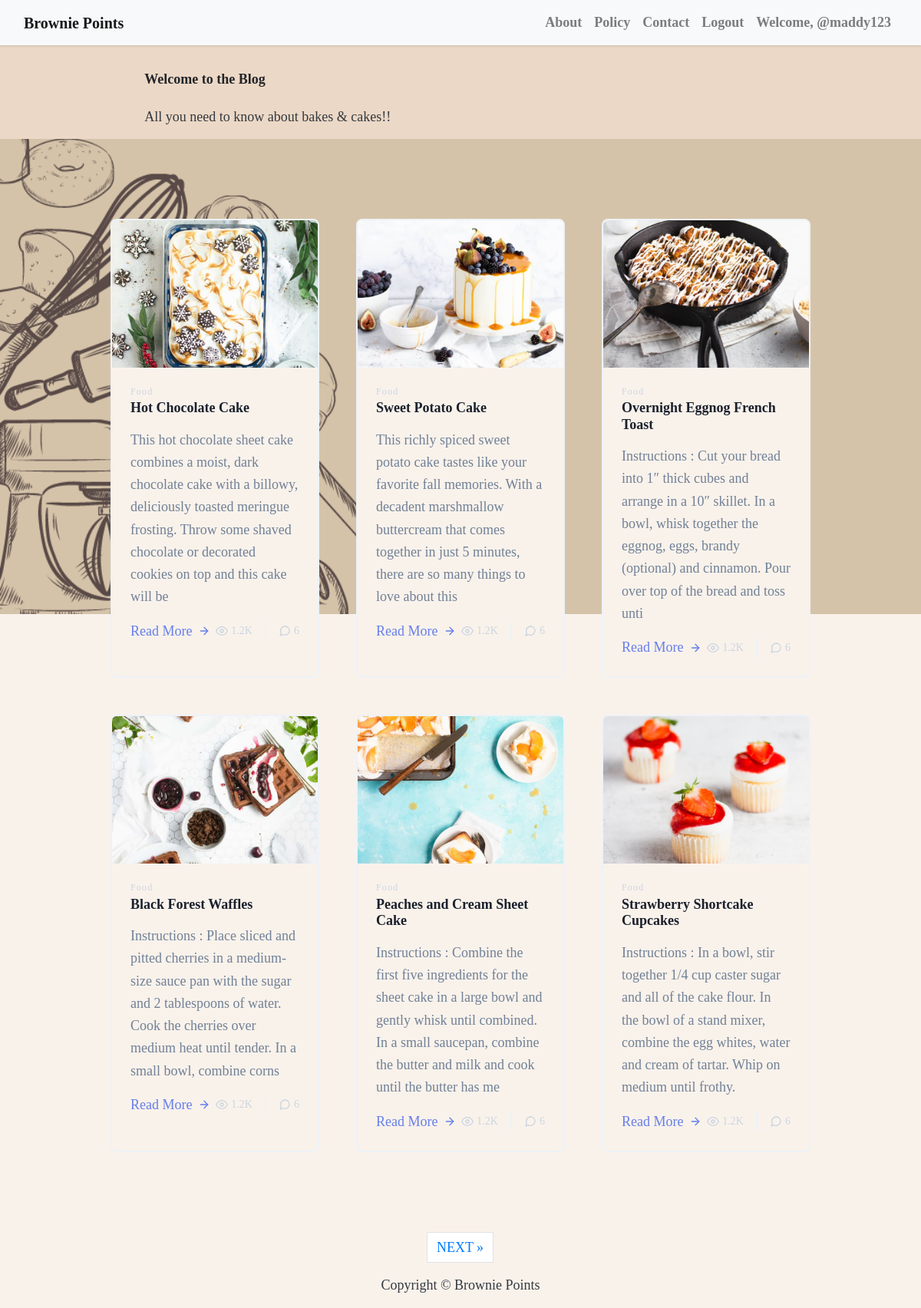
Screenshot of / (signed in) with the database file from the repository.
### blog/models.py (models this page shows, shortened)
class Post(models.Model):
    id = models.IntegerField(primary_key=True)
    title = models.CharField(max_length=200, unique=True)
    slug = models.SlugField(max_length=200, unique=True)
    author = models.ForeignKey(User, on_delete= models.CASCADE,related_name='blog_posts')
    updated_on = models.DateTimeField(auto_now= True)
    content = models.TextField()
    created_on = models.DateTimeField(auto_now_add=True)
    status = models.IntegerField(choices=STATUS, default=0)
    image = models.ImageField(upload_to='images', default='mysite\blog\static\img\bg2.png')
    class Meta:
        ordering = ['-created_on']
    class Meta:
        db_table = "myapp_image"

### blog/views.py (the view)
# urls.py: path('', views.PostList.as_view(), name='home'),
class PostList(generic.ListView):
    queryset = Post.objects.filter(status=1).order_by('-created_on')
    template_name = 'index.html'
    paginate_by = 6

### blog/templates/index.html (shortened to what this page needs)
{% extends "base.html" %}
{% load static %}
{% block content %}
<body>
<header class="masthead" id="welcom_tag">
    <div class="container">
        <div class="row">
            <div class=" col-md-8 col-md-10 mx-auto">
                <div class="site-heading">
                    <h3 class=" site-heading my-4 mt-3 font-weight-bold"> Welcome to the Blog </h3>
                    {% if user.username == "admin" %}
                          <p class="text-dark ">Click here to add your recipes !
                             <a class="btn btn-outline-info" href="{% url 'admin_login' %}" role="button">Add Post</a>
                          </p>
                    {% else %}
                          <p class="text-dark ">All you need to know about bakes & cakes!!</p>
                  {% endif %}
                </div>
            </div>
        </div>
    </div>
</header>
<section class="text-gray-600 body-font">
  <div class="container px-5 py-24 mx-auto">
    <div class="flex flex-wrap -m-4" >
      {% for post in post_list %}
      <div class="p-4 md:w-1/3" >
        <div class="h-full border-2 border-gray-200 border-opacity-60 rounded-lg overflow-hidden" id="blog_card">
          <img class="lg:h-48 md:h-36 w-full object-cover object-center" src="{{post.image.url}}" alt="blog">
          <div class="p-6">
            <h2 class="tracking-widest text-xs title-font font-medium text-gray-400 mb-1">Food</h2>
            <h1 class="title-font text-lg font-medium text-gray-900 mb-3 font-weight-bold">{{ post.title }}</h1>
            <p class="leading-relaxed mb-3">{{post.content|slice:":200" }}</p>
            <div class="flex items-center flex-wrap ">
              <a class="text-indigo-500 inline-flex items-center md:mb-2 lg:mb-0" href="{% url 'post_detail' post.id  %}">Read More
                <svg class="w-4 h-4 ml-2" viewBox="0 0 24 24" stroke="currentColor" stroke-width="2" fill="none" stroke-linecap="round" stroke-linejoin="round">
                  <path d="M5 12h14"></path>
                  <path d="M12 5l7 7-7 7"></path>
                </svg>
</a>
              <span class="text-gray-400 mr-3 inline-flex items-center lg:ml-auto md:ml-0 ml-auto leading-none text-sm pr-3 py-1 border-r-2 border-gray-200">
                <svg class="w-4 h-4 mr-1" stroke="currentColor" stroke-width="2" fill="none" stroke-linecap="round" stroke-linejoin="round" viewBox="0 0 24 24">
                  <path d="M1 12s4-8 11-8 11 8 11 8-4 8-11 8-11-8-11-8z"></path>
                  <circle cx="12" cy="12" r="3"></circle>
                </svg>1.2K
              </span>
              <span class="text-gray-400 inline-flex items-center leading-none text-sm">
                6
              </span>
            </div>
           </div>
          </div>
          </div>
         {% endfor %}
        </div>
      </div>
</section>
{% if is_paginated %}
  <ul class="pagination justify-content-center">
    {% if page_obj.has_next %}
    <li><a href="?page={{ page_obj.next_page_number }}" class="page-link"> NEXT &raquo;</a></li>
    {% endif %}
  </ul>
{% endif %}
</body>
{% endblock content %}

### blog/templates/base.html (shortened to what this page needs)
{% load static %}
<!DOCTYPE html>
<html>
    <head>
        <link rel="stylesheet" href="https://maxcdn.bootstrapcdn.com/bootstrap/4.0.0/css/bootstrap.min.css"
 />
        <link href="https://unpkg.com/tailwindcss@%5E1.0/dist/tailwind.min.css" rel="stylesheet">
    </head>
    <body  id='bg' style="background-image:url('{% static 'img/3.png' %}');" >
{% block base%}
        <nav class="navbar navbar-expand-lg navbar-light bg-light shadow" id="mainNav" style="background-image:url('{% static 'img/logo2.png' %}');">
            <div class="container-fluid">
                <a class="navbar-brand font-weight-bold" href="{% url 'home' %}">Brownie Points</a>
                <div class="collapse navbar-collapse" id="navbarResponsive">
                    <ul class="navbar-nav ml-auto">
                        <li class="nav-item text-black">
                            <a class="nav-link text-black font-weight-bold" href="{% url 'about_us' %}">About</a>
                        </li>
                        <li class="nav-item text-black">
                            <a class="nav-link text-black font-weight-bold" href="{% url 'policy' %}">Policy</a>
                        </li>
                        <li class="nav-item text-black">
                            <a class="nav-link text-black font-weight-bold" href="{% url 'contact' %}">Contact</a>
                        </li>
                        {% if user.is_authenticated %}
                        <li class="nav-item text-black">
                            <a class="nav-link text-black font-weight-bold" href="/logout">Logout</a>
                        </li>
                        <li class="nav-item text-black">
                            <a class="nav-link text-black font-weight-bold" href="#">Welcome, {{user.username}}</a>
                        </li>
                        {% else %}
                        <li class="nav-item text-black">
                            <a class="nav-link text-black font-weight-bold" href="/login">Login</a>
                        </li>
                        {% endif %}
                    </ul>
                </div>
            </div>
        </nav>
        {% block content %}{% endblock content %}
        <footer class="py-3 bg-grey">
            <p class="m-0 text-dark text-center ">Copyright &copy; Brownie Points</p>
        </footer>
    </body>
</html>
{% endblock base%}

### rows the page displays
Post: image (picture), title "Hot Chocolate Cake", content "This hot chocolate sheet cake combines a moist, dark chocolate cake with a billowy, deliciously toasted meringue frosting. Throw some shaved chocolate or decorated cookies on top and this cake will be"
Post: image (picture), title "Sweet Potato Cake", content "This richly spiced sweet potato cake tastes like your favorite fall memories. With a decadent marshmallow buttercream that comes together in just 5 minutes, there are so many things to love about this"
Post: image (picture), title "Overnight Eggnog French Toast", content "Instructions : Cut your bread into 1″ thick cubes and arrange in a 10″ skillet. In a bowl, whisk together the eggnog, eggs, brandy (optional) and cinnamon. Pour over top of the bread and toss unti"
Post: image (picture), title "Black Forest Waffles", content "Instructions : Place sliced and pitted cherries in a medium-size sauce pan with the sugar and 2 tablespoons of water. Cook the cherries over medium heat until tender. In a small bowl, combine corns"
Post: image (picture), title "Peaches and Cream Sheet Cake", content "Instructions : Combine the first five ingredients for the sheet cake in a large bowl and gently whisk until combined. In a small saucepan, combine the butter and milk and cook until the butter has me"
Post: image (picture), title "Strawberry Shortcake Cupcakes", content "Instructions : In a bowl, stir together 1/4 cup caster sugar and all of the cake flour. In the bowl of a stand mixer, combine the egg whites, water and cream of tartar. Whip on medium until frothy."

### other values shown
{{ user.username }} "@maddy123"
